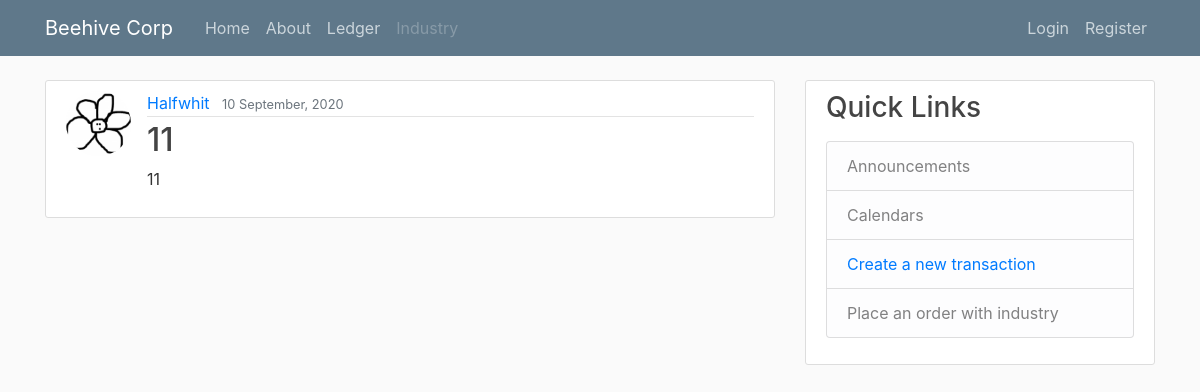
Screenshot of /post/15/ with the database file from the repository.
### market/models.py (models this page shows, shortened)
class Post(models.Model):
    title = models.CharField(max_length=100)
    content = models.TextField()
    date_posted = models.DateTimeField(default=timezone.now)
    author = models.ForeignKey(User, on_delete=models.CASCADE)
    announcement = models.BooleanField(default=False)

### users/models.py (models this page shows, shortened)
class Profile(models.Model):
    user = models.OneToOneField(User, on_delete=models.CASCADE)
    image = models.ImageField(default='default.jpg', upload_to='profile_pics')
    balance = models.IntegerField(default=0)

### market/views.py (the view)
# urls.py: path('post/<int:pk>/', PostDetailView.as_view(), name='post-detail'),
class PostDetailView(DetailView):
    model = Post

### market/templates/market/post_detail.html (shortened to what this page needs)
{% extends "market/base.html" %}
{% block content %}
    <article class="media content-section">
        <img class="rounded-circle article-img" src="{{ object.author.profile.image.url }}">
        <div class="media-body">
            <div class="article-metadata">
                <a class="mr-2" href="#">{{ object.author }}</a>
                <small class="text-muted">{{ object.date_posted|date:"d F, Y" }}</small>
            </div>
            <h2 class="article-title">{{ object.title }}</a></h2>
            <p class="article-content">{{ object.content }}</p>
        </div>
    </article>
{% endblock content %}

### market/static/market/main.css (style rules this page uses)
body { background: #fafafa; color: #333333; margin-top: 5rem; }
h1, h2, h3, h4, h5, h6 { color: #444444; }
.content-section { background: #ffffff; padding: 10px 20px; border: 1px solid #dddddd; border-radius: 3px; margin-bottom: 20px; }
.article-title { color: #444444; }
.article-content { white-space: pre-line; }
.article-img { height: 65px; width: 65px; margin-right: 16px; }
.article-metadata { padding-bottom: 1px; margin-bottom: 4px; border-bottom: 1px solid #e3e3e3 }

### rows the page displays
Post: author.profile.image (picture), author "Halfwhit", date_posted "10 September, 2020", title "11", content "11"
